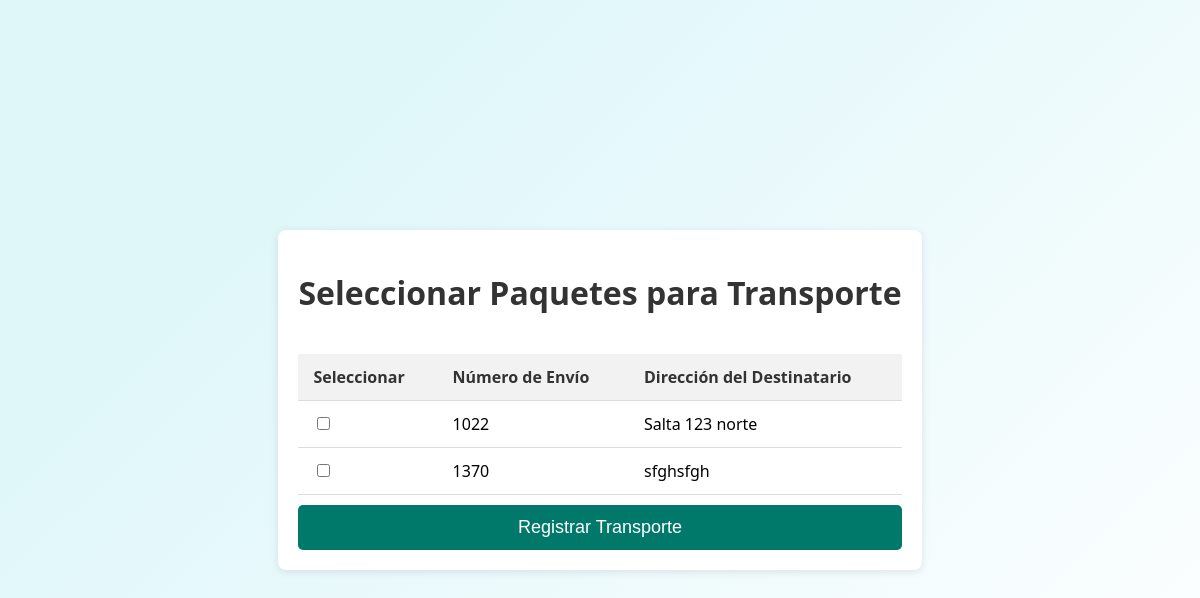
/funcion3?sucursal=1, run on an earlier commit of the app's database.
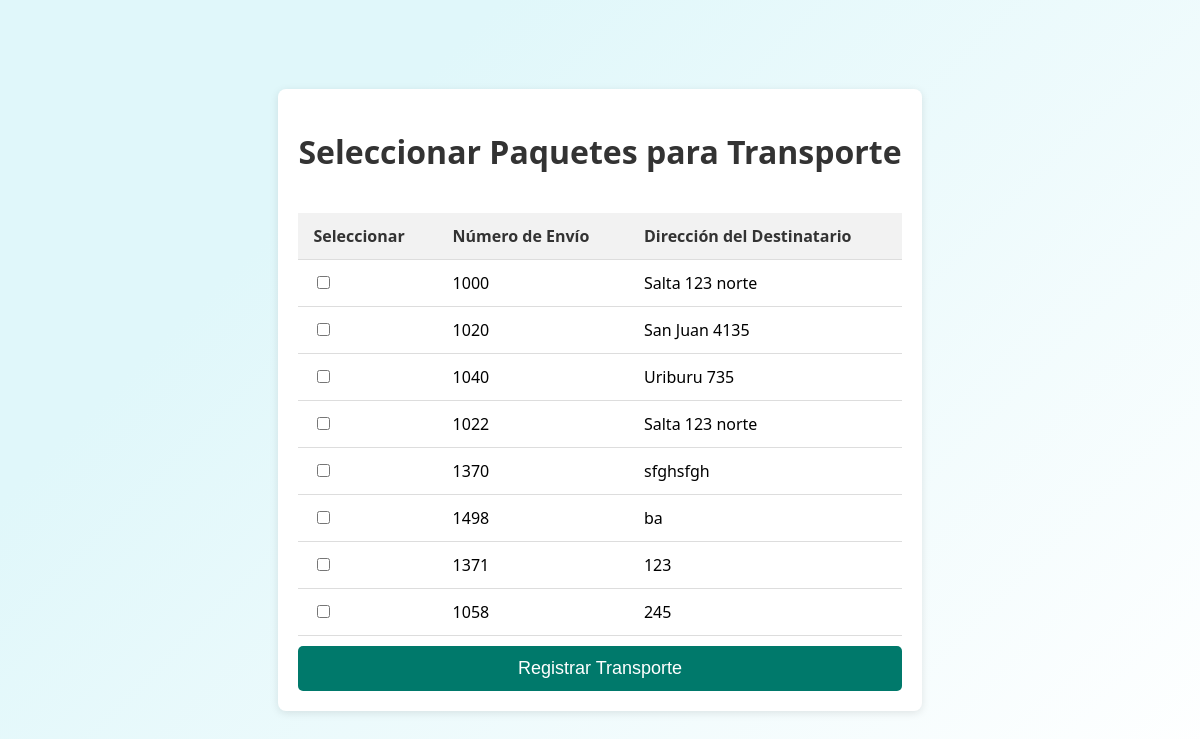
And on a later commit of the database.
### model.py (models this page shows)
class Paquete(db.Model):
    id = db.Column(db.Integer, primary_key=True)
    numeroenvio = db.Column(db.Integer, unique=True, nullable=False)
    peso = db.Column(db.Float, nullable=False)
    nomdestinatario = db.Column(db.String(80), nullable=False)
    dirdestinatario = db.Column(db.String(120), nullable=False)
    entregado = db.Column(db.Boolean, nullable=False, default=False)
    observaciones = db.Column(db.String(200))
    idsucursal = db.Column(db.Integer, db.ForeignKey('sucursal.id'), nullable=False)
    idtransporte = db.Column(db.Integer, db.ForeignKey('transporte.id'), nullable=True)
    idrepartidor = db.Column(db.Integer, db.ForeignKey('repartidor.id'), nullable=True)

### app.py (the view)
@app.route("/funcion3", methods=['GET', 'POST'])
def funcion3():
    if request.method == 'POST':
        try:
            paquete_ids = request.form.getlist('paquetes')
            id_sucursal = request.form.get('id_sucursal')
            if paquete_ids and id_sucursal:
                transporte = Transporte(
                    numerotransporte=random.randint(1000, 1500),
                    fechahorasalida=datetime.now(),
                    fechahorallegada=None,
                    idsucursal=id_sucursal
                )
                db.session.add(transporte)
                db.session.commit()
                for paquete_id in paquete_ids:
                    paquete = Paquete.query.get(paquete_id)
                    if paquete:
                        paquete.idtransporte = transporte.id
                        db.session.commit()
                flash("Paquetes asociados con el transporte correctamente", "success")
            else:
                flash("No se han seleccionado paquetes", "error")
            return redirect(url_for('funcion1'))
        except Exception as e:
            db.session.rollback()
            flash("Error al guardar transporte", "error")
            return redirect(url_for('funcion3', sucursal=id_sucursal))
    elif request.method == 'GET':
        sucursal_id = request.args.get('sucursal')
        if not sucursal_id:
            flash("No se ha especificado la sucursal", "error")
            return redirect(url_for('funcion1'))
        paquetes = Paquete.query.filter_by(entregado='0', idrepartidor=None).all()
        if not paquetes:
            flash("No hay paquetes pendientes", "error")
            print("No hay paquetes pendientes")
        else:
            print(f"Paquetes encontrados: {len(paquetes)}")
        return render_template('funcion3.html', paquetes=paquetes, id_sucursal=sucursal_id)

### templates/funcion3.html (shortened to what this page needs)
<!DOCTYPE html>
<html lang="es">
<head>
    <link rel="stylesheet" href="{{ url_for('static', filename='css/funcion3.css') }}">
</head>
<body>
    <div class="container">
        <h1>Seleccionar Paquetes para Transporte</h1>
        <form method="POST">
            <table>
                <thead>
                    <tr>
                        <th>Seleccionar</th>
                        <th>Número de Envío</th>
                        <th>Dirección del Destinatario</th>
                    </tr>
                </thead>
                <tbody>
                    {% if paquetes %}
                        {% for paquete in paquetes %}
                            <tr>
                                <td><input type="checkbox" name="paquetes" value="{{ paquete.id }}"></td>
                                <td>{{ paquete.numeroenvio }}</td>
                                <td>{{ paquete.dirdestinatario }}</td>
                            </tr>
                        {% endfor %}
                    {% else %}
                        <tr>
                            <td colspan="3">No hay paquetes pendientes</td>
                        </tr>
                    {% endif %}
                </tbody>
            </table>
            <button type="submit">Registrar Transporte</button>
        </form>
    </div>
</body>
</html>

### static/css/funcion3.css (style rules this page uses)
body { font-family: 'Segoe UI', Tahoma, Geneva, Verdana, sans-serif; margin: 0; padding: 0; background-color: #f5f5f5; }
.container { max-width: 800px; margin: 50px auto; padding: 20px; background-color: #ffffff; border-radius: 8px; box-shadow: 0 2px 8px rgba(0, 0, 0, 0.1); }
h1 { text-align: center; color: #333; font-size: 2rem; margin-bottom: 20px; }
table { width: 100%; border-collapse: collapse; margin-top: 20px; }
th, td { padding: 12px 15px; text-align: left; border-bottom: 1px solid #ddd; }
th { background-color: #f2f2f2; color: #333; }
form { display: flex; flex-direction: column; }
form button { padding: 12px; background-color: #00796b; color: white; border: none; border-radius: 5px; font-size: 18px; cursor: pointer; transition: background-color 0.3s ease, transform 0.2s ease; margin-top: 10px; }
body { display: flex; justify-content: center; align-items: center; min-height: 100vh; background: linear-gradient(135deg, #e0f7fa 25%, #ffffff 100%); }

What changed in the data, as far as the page shows it:
now on this page (row edited): Paquete: numeroenvio "1000", dirdestinatario "Salta 123 norte"
now on this page (row edited): Paquete: numeroenvio "1020", dirdestinatario "San Juan 4135"
now on this page (row edited): Paquete: numeroenvio "1040", dirdestinatario "Uriburu 735"
added Paquete: numeroenvio "1498", dirdestinatario "ba"
added Paquete: numeroenvio "1371", dirdestinatario "123"
added Paquete: numeroenvio "1058", dirdestinatario "245"
